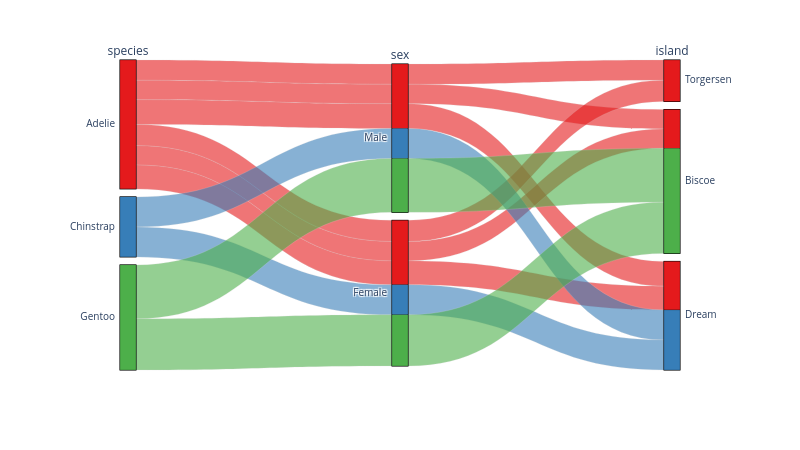

The cell this chart's notebook holds for it:
### Code cell
fig = px.parallel_categories(
    penguins,
    dimensions=penguins_group_cols,
    color=penguins.species.cat.codes,
    color_continuous_scale=plotly_cmap[:len(penguins['species'].unique())],
    width=800, height=450,
)
fig.update_traces(line_shape='hspline')
fig.update_layout(coloraxis_showscale=False)
fig.show()

### Figure 1 — Plotly figure (JSON) as saved in the notebook; plotly's stock layout.template omitted (floating-point values rounded to 4 significant figures; data arrays with more than 128 entries replaced by an {"elided": "..."} marker saying what was removed)
{"data": [{"dimensions": [{"label": "species", "values": {"elided": "333 str values"}}, {"label": "sex", "values": {"elided": "333 str values"}}, {"label": "island", "values": {"elided": "333 str values"}}], "domain": {"x": [0, 1], "y": [0, 1]}, "line": {"color": {"elided": "333 int values"}, "coloraxis": "coloraxis", "shape": "hspline"}, "name": "", "type": "parcats"}], "layout": {"coloraxis": {"autocolorscale": false, "colorbar": {"title": {"text": "color"}}, "colorscale": [[0, "rgb(228,26,28)"], [0.5, "rgb(55,126,184)"], [1, "rgb(77,175,74)"]], "showscale": false}, "height": 450, "legend": {"tracegroupgap": 0}, "margin": {"t": 60}, "width": 800}}
